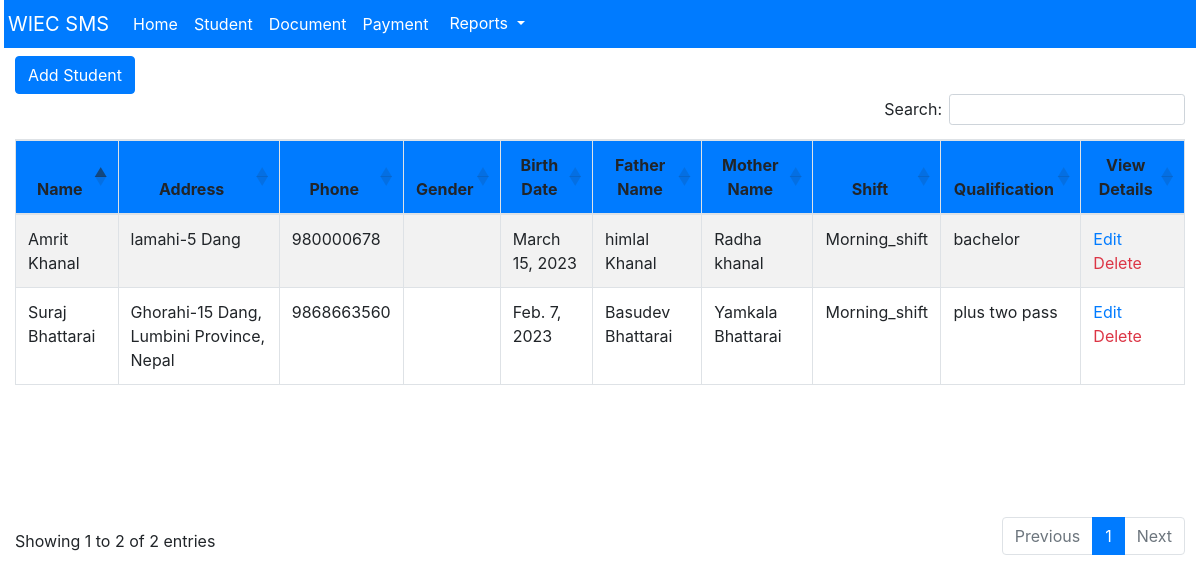
Screenshot of /list-student/ with the database file from the repository.
### student/models.py (models this page shows, shortened)
class Student(models.Model):
	name =models.CharField(max_length= 50 , null = True , blank =True)
	address = models.CharField(max_length= 100 , blank=True , null=True)
	phone_number =models.CharField(max_length = 20 , blank = True , null=True)
	gender = models.ForeignKey(Gender , on_delete = models.CASCADE)
	date_of_birth = models.DateField("Date of Birth (AD)",auto_now_add = False , auto_now = False , null =True , blank = True)
	fathername = models.CharField( max_length= 100 , null = True , blank =True)
	mothername =models.CharField(max_length= 100 , blank=True , null=True)
	shift = models.ForeignKey(Shift , on_delete = models.CASCADE)
	course = models.ForeignKey(Course , on_delete = models.CASCADE)
	qualification = models.CharField(max_length= 100 , blank=True , null=True)
	refered_by = models.CharField(max_length= 100 , blank=True , null=True)

class  Shift(models.Model):
	name =models.CharField(max_length= 100 , blank=True , null=True)
	def __str__(self):
		return self.name

### student/views.py (the view)
# urls.py: path('list-student/' , ListStudent , name ="list-student"),
def ListStudent(request):
	queryset = Student.objects.all()
	context ={
	"queryset":queryset,
	}
	return render(request , 'list_student.html' , context)

### student/templates/list_student.html
{%extends 'base.html'%}
{% block main %}
<div class ="container-fluid">
      <a type ="button" href ="/add-student" class ="btn btn-primary mt-2">Add Student</a>
<table id="example1" class=" table table-striped table-bordered" style="width:100%">
        <thead>
            <tr class ="bg-primary">
                <th class ="text-center">Name</th>
                <th class ="text-center">Address</th>
                <th class ="text-center">Phone</th>
                <th class ="text-center">Gender</th>
                <th class ="text-center">Birth Date</th>
                <th class ="text-center">Father Name</th>
                <th class ="text-center">Mother Name</th>
                <th class ="text-center">Shift</th>
                <th class ="text-center">Qualification</th>
                <th class ="text-center">View Details</th>
            </tr>
        </thead>
        <tbody>
            {% for instance in queryset %}
            <tr>
                <td>{{instance.name}}</td>
                <td>{{instance.address}}</td>
                <td>{{instance.phone_number}}</td>
                <td>{{intance.gender}}</td>
                <td>{{instance.date_of_birth}}</td>
                <td>{{instance.fathername}}</td>
                <td>{{instance.mothername}}</td>
                <td>{{instance.shift}}</td>
                <td>{{instance.qualification}}</td>
                 <td><a href ="/edit-student/{{instance.id}}"  class ="text-primary" >Edit</a>
                 <a href ="/delete-student/{{instance.id}}" class ="text-danger" value ="delete" >Delete</a>
                </td>
            </tr>
            {% endfor %}
        </tbody>
    </table>
</div>
{% endblock %}

### rows the page displays
Student: name "Suraj Bhattarai", address "Ghorahi-15 Dang, Lumbini Province, Nepal", phone_number "9868663560", date_of_birth "Feb. 7, 2023", fathername "Basudev Bhattarai", mothername "Yamkala Bhattarai", shift "Morning_shift", qualification "plus two pass"
Student: name "Amrit Khanal", address "lamahi-5 Dang", phone_number "980000678", date_of_birth "March 15, 2023", fathername "himlal Khanal", mothername "Radha khanal", shift "Morning_shift", qualification "bachelor"
